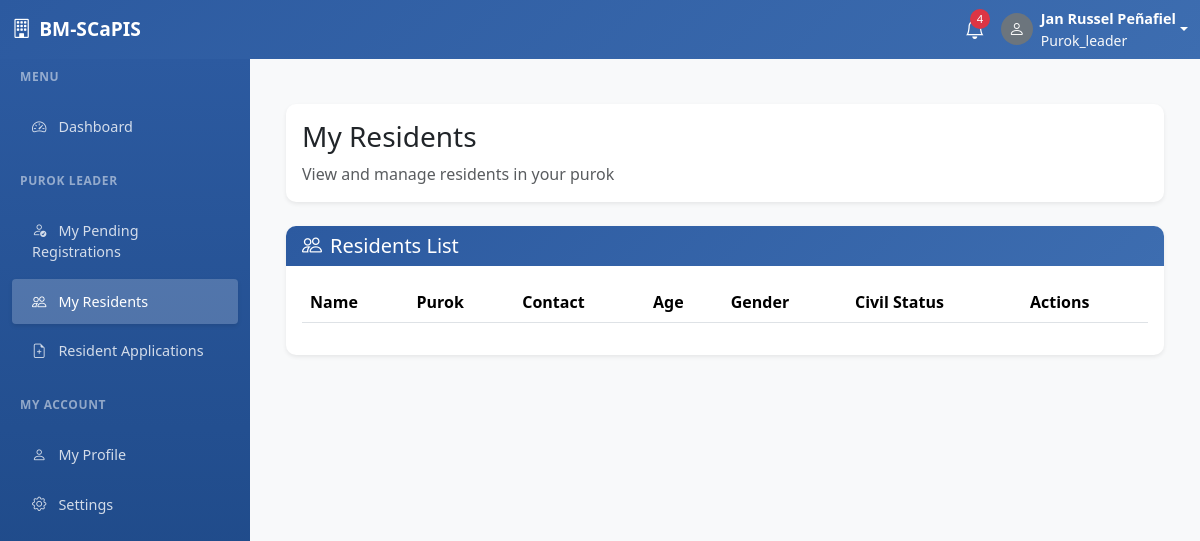
Page /my_residents.php (signed in) on the earlier database version.
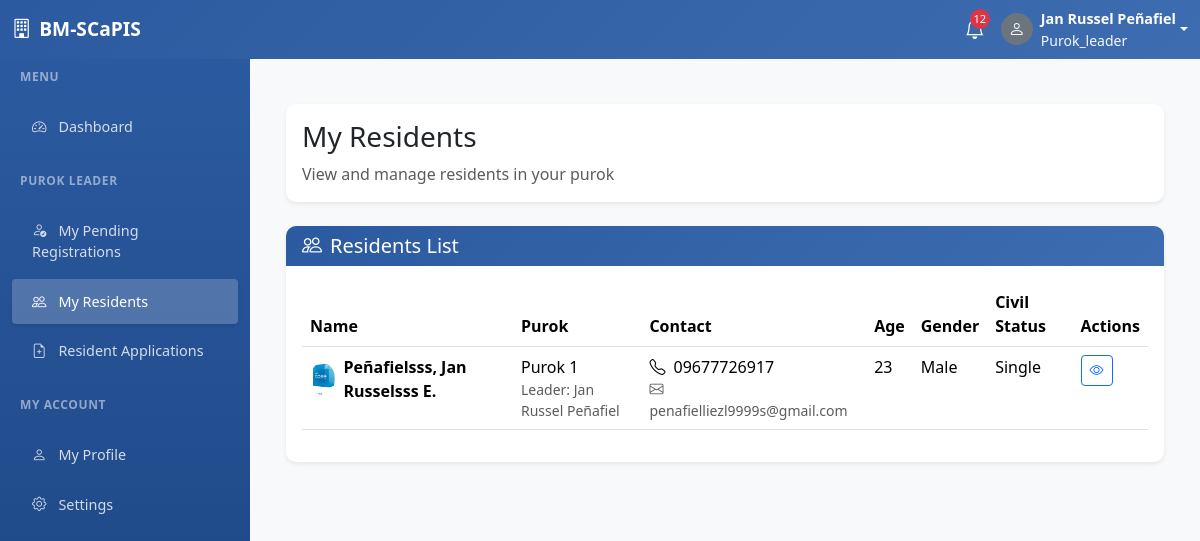
Same page on the later database version.
### tables this page shows
CREATE TABLE `users` (
  `id` int(11) NOT NULL,
  `username` varchar(50) NOT NULL,
  `password` varchar(255) NOT NULL,
  `role` enum('resident','purok_leader','admin') NOT NULL,
  `status` enum('pending','approved','disapproved') DEFAULT 'pending',
  `first_name` varchar(100) NOT NULL,
  `middle_name` varchar(100) DEFAULT NULL,
  `last_name` varchar(100) NOT NULL,
  `suffix` varchar(20) DEFAULT NULL,
  `birthdate` date DEFAULT NULL,
  `age` int(11) DEFAULT NULL,
  `gender` enum('Male','Female','Other') NOT NULL,
  `civil_status` enum('Single','Married','Divorced','Widowed') NOT NULL,
  `contact_number` varchar(15) DEFAULT NULL,
  `email` varchar(100) DEFAULT NULL,
  `purok_id` int(11) DEFAULT NULL,
  `address` text DEFAULT NULL,
  `occupation` varchar(100) DEFAULT NULL,
  `monthly_income` decimal(10,2) DEFAULT NULL,
  `emergency_contact_name` varchar(100) DEFAULT NULL,
  `emergency_contact_number` varchar(15) DEFAULT NULL,
  `profile_picture` varchar(255) DEFAULT NULL,
  `valid_id_front` varchar(255) DEFAULT NULL,
  `valid_id_back` varchar(255) DEFAULT NULL,
  `purok_leader_approval` enum('pending','approved','disapproved') DEFAULT 'pending',
  `admin_approval` enum('pending','approved','disapproved') DEFAULT 'pending',
  `purok_leader_remarks` text DEFAULT NULL,
  `admin_remarks` text DEFAULT NULL,
  `approved_by_purok_leader` int(11) DEFAULT NULL,
  `approved_by_admin` int(11) DEFAULT NULL,
  `approved_at` timestamp NULL DEFAULT NULL,
  `sms_notifications` tinyint(1) DEFAULT 1,
  `email_notifications` tinyint(1) DEFAULT 1,
  `created_at` timestamp NOT NULL DEFAULT current_timestamp(),
  `updated_at` timestamp NOT NULL DEFAULT current_timestamp() ON UPDATE current_timestamp()
);

CREATE TABLE `puroks` (
  `id` int(11) NOT NULL,
  `purok_name` varchar(100) NOT NULL,
  `purok_leader_id` int(11) DEFAULT NULL,
  `created_at` timestamp NOT NULL DEFAULT current_timestamp()
);

### config.php (called while the page is built, shortened)
<?php
try {
    $pdo = new PDO("mysql:host=" . DB_HOST . ";dbname=" . DB_NAME . ";charset=utf8mb4", DB_USERNAME, DB_PASSWORD);
    $pdo->setAttribute(PDO::ATTR_ERRMODE, PDO::ERRMODE_EXCEPTION);
    $pdo->setAttribute(PDO::ATTR_DEFAULT_FETCH_MODE, PDO::FETCH_ASSOC);
} catch(PDOException $e) {
    die("Database connection failed: " . $e->getMessage());
}
function isLoggedIn() {
    global $pdo;
    try {
        $stmt = $pdo->prepare("SELECT id FROM users WHERE id = ?");
        $stmt->execute([$_SESSION['user_id']]);
        return true;
    } catch (PDOException $e) {
        return false;
    }
}
require_once 'sms_functions.php';
function getUnreadNotifications($userId = null, $role = null) {
    global $pdo;
    $sql = "SELECT * FROM system_notifications WHERE is_read = 0";
    $params = [];
    if ($userId) {
        $sql .= " AND (target_user_id = ? OR target_role = ? OR target_role = 'all')";
        $params = [$userId, $role];
    } elseif ($role) {
        $sql .= " AND (target_role = ? OR target_role = 'all')";
        $params = [$role];
    }
    $sql .= " ORDER BY created_at DESC";
    $stmt = $pdo->prepare($sql);
    $stmt->execute($params);
    return $stmt->fetchAll();
}
?>

### my_residents.php (the view, shortened to what the changed rows need)
<?php
require_once 'config.php';
$currentUser = getCurrentUser();
$params = [$currentUser['purok_id']];
$whereClause = "WHERE u.role = 'resident' AND u.status = 'approved' AND u.purok_id = ?";
$stmt = $pdo->prepare("
    SELECT u.*,
           p.purok_name,
           CONCAT(pl.first_name, ' ', pl.last_name) as purok_leader_name,
           pl.contact_number as purok_leader_contact,
           pl.email as purok_leader_email
    FROM users u
    LEFT JOIN puroks p ON u.purok_id = p.id
    LEFT JOIN users pl ON p.purok_leader_id = pl.id
    $whereClause
    ORDER BY u.last_name, u.first_name
");
$stmt->execute($params);
$residents = $stmt->fetchAll();
include 'header.php';
include 'sidebar.php';
?>
<div class="main-content">
    <div class="container-fluid py-4">
        <div class="row mb-4">
            <div class="col-12">
                <div class="card border-0 shadow-sm">
                    <div class="card-body">
                        <div class="d-flex justify-content-between align-items-center">
                            <div>
                                <h1 class="h3 mb-2">My Residents</h1>
                            </div>
                        </div>
                    </div>
                </div>
            </div>
        </div>
        <div class="row">
            <div class="col-12">
                <div class="card border-0 shadow-sm">
                    <div class="card-body">
                        <div class="table-responsive">
                            <table class="table table-hover" id="residentsTable">
                                <thead>
                                    <tr>
                                        <th>Name</th>
                                        <th>Purok</th>
                                        <th>Contact</th>
                                        <th>Age</th>
                                        <th>Gender</th>
                                        <th>Civil Status</th>
                                        <th>Actions</th>
                                    </tr>
                                </thead>
                                <tbody>
                                    <?php foreach ($residents as $resident): ?>
                                        <tr>
                                            <td>
                                                <div class="d-flex align-items-center">
                                                    <?php if ($resident['profile_picture']): ?>
                                                        <img src="uploads/profiles/<?php echo htmlspecialchars($resident['profile_picture']); ?>"
                                                             alt="Profile" class="rounded-circle me-2" width="32" height="32">
                                                    <?php endif; ?>
                                                    <div>
                                                        <strong>
                                                            <?php
                                                            echo htmlspecialchars($resident['last_name'] . ', ' .
                                                                $resident['first_name'] . ' ' .
                                                                ($resident['middle_name'] ? substr($resident['middle_name'], 0, 1) . '.' : '') .
                                                                ($resident['suffix'] ? ' ' . $resident['suffix'] : ''));
                                                            ?>
                                                        </strong>
                                                    </div>
                                                </div>
                                            </td>
                                            <td>
                                                <?php if ($resident['purok_name']): ?>
                                                    <?php echo htmlspecialchars($resident['purok_name']); ?>
                                                    <?php if ($resident['purok_leader_name']): ?>
                                                        <small class="text-muted d-block">
                                                            Leader: <?php echo htmlspecialchars($resident['purok_leader_name']); ?>
                                                        </small>
                                                    <?php endif; ?>
                                                <?php else: ?>
                                                    <span class="text-muted">Not assigned</span>
                                                <?php endif; ?>
                                            </td>
                                            <td>
                                                <?php if ($resident['contact_number']): ?>
                                                    <i class="bi bi-telephone me-1"></i>
                                                    <?php echo htmlspecialchars($resident['contact_number']); ?>
                                                <?php endif; ?>
                                                <?php if ($resident['email']): ?>
                                                    <small class="text-muted d-block">
                                                        <i class="bi bi-envelope me-1"></i>
                                                        <?php echo htmlspecialchars($resident['email']); ?>
                                                    </small>
                                                <?php endif; ?>
                                            </td>
                                            <td><?php echo $resident['age']; ?></td>
                                            <td><?php echo $resident['gender']; ?></td>
                                            <td><?php echo $resident['civil_status']; ?></td>
                                            <td>
                                                <div class="btn-group">
                                                    <button type="button"
                                                           class="btn btn-sm btn-outline-primary"
                                                           onclick="viewResident(<?php echo $resident['id']; ?>)"
                                                           title="View Details">
                                                        <i class="bi bi-eye"></i>
                                                    </button>
                                                </div>
                                            </td>
                                        </tr>
                                    <?php endforeach; ?>
                                </tbody>
                            </table>
                        </div>
                    </div>
                </div>
            </div>
        </div>
    </div>
</div>

### sidebar.php (shortened to what the changed rows need)
<?php
if (!isLoggedIn()) {
    ?>
    <nav class="navbar navbar-expand-lg navbar-dark fixed-top" style="background: linear-gradient(135deg, var(--primary-color), #3d6db0);">
        <div class="container">
            <a class="navbar-brand" href="index.php">
                <i class="bi bi-building me-2"></i><?php echo SYSTEM_NAME; ?>
            </a>
            <button class="navbar-toggler" type="button" data-bs-toggle="collapse" data-bs-target="#navbarNav">
                <span class="navbar-toggler-icon"></span>
            </button>
            <div class="collapse navbar-collapse" id="navbarNav">
                <ul class="navbar-nav ms-auto">
                    <li class="nav-item">
                        <a class="nav-link" href="index.php">
                            <i class="bi bi-house me-2"></i>Home
                        </a>
                    </li>
                    <li class="nav-item">
                        <a class="nav-link" href="about.php">
                            <i class="bi bi-info-circle me-2"></i>About
                        </a>
                    </li>
                    <li class="nav-item">
                        <a class="nav-link" href="services.php">
                            <i class="bi bi-list-ul me-2"></i>Services
                        </a>
                    </li>
                    <li class="nav-item">
                        <a class="nav-link" href="contact.php">
                            <i class="bi bi-telephone me-2"></i>Contact
                        </a>
                    </li>
                    <li class="nav-item">
                        <a class="nav-link" href="login.php">
                            <i class="bi bi-box-arrow-in-right me-2"></i>Login
                        </a>
                    </li>
                    <li class="nav-item">
                        <a class="btn btn-outline-light ms-2" href="register.php">
                            <i class="bi bi-person-plus me-2"></i>Register
                        </a>
                    </li>
                </ul>
            </div>
        </div>
    </nav>
    <?php
} else {
    $unreadNotifications = getUnreadNotifications($_SESSION['user_id'], $_SESSION['role']);
    $notificationCount = count($unreadNotifications);
    ?>
    <nav class="navbar navbar-expand-lg navbar-dark fixed-top" style="background: linear-gradient(135deg, var(--primary-color), #3d6db0);">
        <div class="container-fluid">
            <div class="d-flex align-items-center ms-auto">
                <div class="dropdown me-3">
                    <a class="nav-link position-relative text-white" href="#" data-bs-toggle="dropdown">
                        <i class="bi bi-bell fs-5"></i>
                        <?php if ($notificationCount > 0): ?>
                            <span class="notification-badge"><?php echo min($notificationCount, 99); ?></span>
                        <?php endif; ?>
                    </a>
                </div>
            </div>
        </div>
    </nav>
    <?php
}
?>

Differences in the rows shown:
added users: profile_picture (picture), last_name+first_name+middle_name "Peñafielsss, Jan Russelsss E.", purok.purok_name "Purok 1", purok_leader_name "Jan Russel Peñafiel", contact_number "09677726917", email "penafielliezl9999s@gmail.com", age "23", gender "Male", civil_status "Single"
Other differences:
min($notificationCount, 99): "4" → "12"
